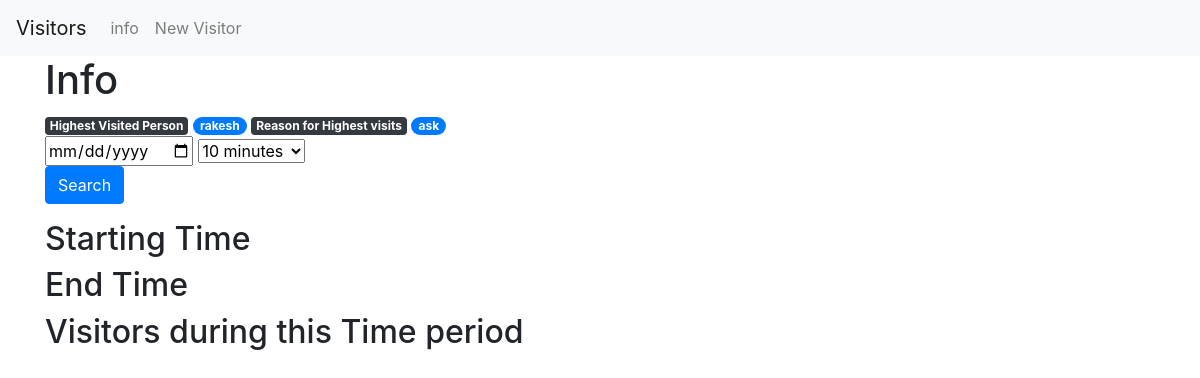
The page /info on the database as committed earlier.
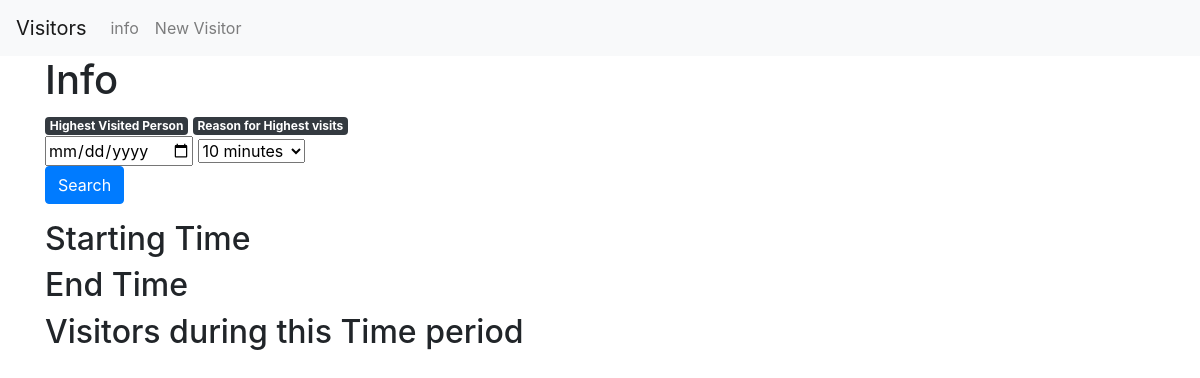
The same page on the database as committed later.
### tables this page shows
CREATE TABLE posts (
    id INTEGER PRIMARY KEY AUTOINCREMENT,
    created TIMESTAMP NOT NULL DEFAULT (datetime('now','localtime')),
    username TEXT NOT NULL,
    reason TEXT NOT NULL,
    whom_to_meet TEXT,
    exit TIMESTAMP
);

### main.py (the view, shortened to what this page needs)
@app.route('/info', methods=('GET', 'POST'))
def info():
    conn = get_db_connection()
    HighVisited = conn.execute('SELECT id,whom_to_meet,COUNT(whom_to_meet) FROM posts GROUP BY whom_to_meet ORDER BY whom_to_meet DESC LIMIT 1').fetchone()
    ReasonForFrequentVisits = conn.execute('SELECT id,reason,COUNT(reason) FROM posts GROUP BY reason ORDER BY reason DESC LIMIT 1').fetchone()
    conn.close()
    return render_template('info.html', post=HighVisited,postted=ReasonForFrequentVisits)

### main.py (called while the page is built)
def get_db_connection():
    conn = sqlite3.connect('database.db')
    conn.row_factory = sqlite3.Row
    return conn

### templates/info.html (shortened to what this page needs)
{% extends 'base.html' %}
{% block content %}
<h1>{% block title %} Info {% endblock %}</h1>
<form>
    <span class="badge badge-dark">Highest Visited Person</span>
    <span class="badge badge-pill badge-primary">{{ post[1] }}</span>
    <span class="badge badge-dark">Reason for Highest visits</span>
    <span class="badge badge-pill badge-primary">{{ postted[1] }}</span>
</form>
<form method="post">
        <input type="date" id="findDate" name="findDate" required>
        <select class="form-select" aria-label="Default select example" name="period">
            <option value="10">10 minutes</option>
          </select>
          <div class="form-group">
            <button type="submit" class="btn btn-primary">Search</button>
        </div>
        <h2>Starting Time</h2>
        <h2>End Time</h2>
        <h2>Visitors during this Time period</h2>
</form>
{% endblock %}

### templates/base.html (shortened to what this page needs)
<!doctype html>
<html lang="en">
  <head>
    <link rel="stylesheet" href="https://stackpath.bootstrapcdn.com/bootstrap/4.3.1/css/bootstrap.min.css">
  </head>
  <body>
      <nav class="navbar navbar-expand-md navbar-light bg-light">
        <a class="navbar-brand" href="{{ url_for('index')}}">Visitors</a>
        <div class="collapse navbar-collapse" id="navbarNav">
            <ul class="navbar-nav">
            <li class="nav-item">
                <a class="nav-link" href="{{url_for('info')}}">info</a>
            </li>
            <li class="nav-item">
                <a class="nav-link" href="{{url_for('create')}}">New Visitor</a>
            </li>
            </ul>
        </div>
      </nav>
    <div class="container">
        {% block content %} {% endblock %}
    </div>
  </body>
</html>

Rows that differ between the two databases and show on the page:
removed posts: whom_to_meet "rakesh", reason "ask"
